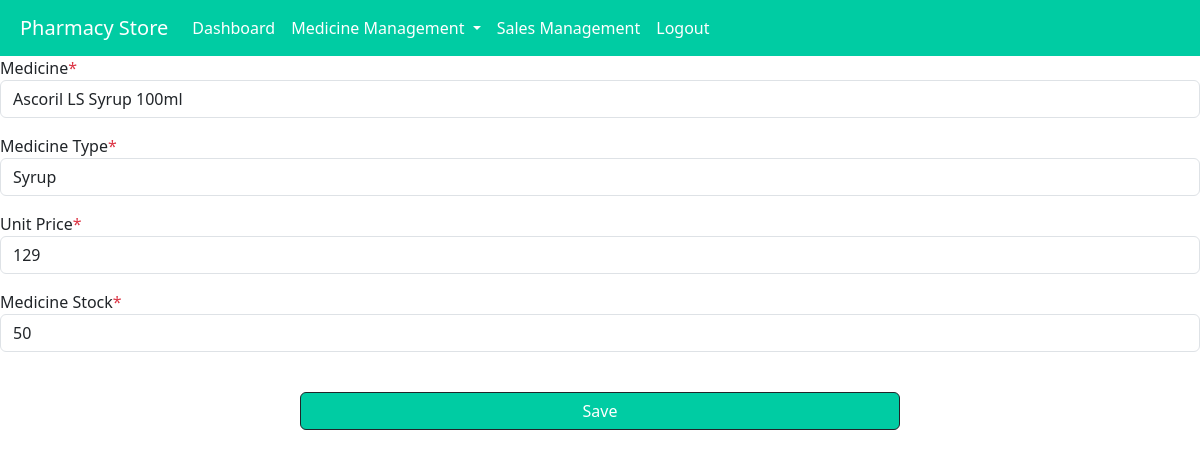
/editmedicine/22, run on the app's committed database.
### app1/models.py (models this page shows, shortened)
class Medicine(models.Model):
    medicinename=models.CharField(max_length=50)
    medicinetype=models.CharField(max_length=50)
    medicinestock=models.CharField(max_length=50)
    medicineprice=models.CharField(max_length=50)

### app1/views.py (the view)
# urls.py: path('editmedicine/<int:id>', views.editmedicine, name='editmedicine'),
def editmedicine(request,id):
    data = Medicine.objects.get(id=id)
    if request.method == "POST":
        newmedicinename = request.POST['newmedicinename']
        newmedicinetype = request.POST['newmedicinetype']
        newmedicineprice = request.POST['newmedicineprice']
        newmedicinestock = request.POST['newmedicinestock']
        try:
            data = Medicine.objects.get(id=id)
            if data.id == id:
                data.medicinename = newmedicinename
                data.medicinetype = newmedicinetype
                data.medicineprice = newmedicineprice
                data.medicinestock = newmedicinestock
                data.save()
                return redirect(controlpage)
            else:
                return HttpResponse("Book not Found")
        except Exception:
            return HttpResponse("Check the Book name")
    else:
        return render(request, 'editmedicine.html', {'data':data})

### template/editmedicine.html (shortened to what this page needs)
<!DOCTYPE html>
<html lang="en">
<head>
    <link href="https://cdn.jsdelivr.net/npm/bootstrap@5.3.2/dist/css/bootstrap.min.css" rel="stylesheet">
</head>
</head>
<body>
<nav class="navbar navbar-expand-lg navbar-light ">
  <a class="navbar-brand" style="margin-left:20px">Pharmacy Store</a>
  <div class="collapse navbar-collapse" id="navbarNav">
    <ul class="navbar-nav">
      <li class="nav-item">
        <a class="nav-link" href="#">Dashboard</a>
      </li>
      <li class="nav-item dropdown">
        <a class="nav-link dropdown-toggle" id="medicineDropdown" role="button" data-toggle="dropdown" aria-haspopup="true" aria-expanded="false">
          Medicine Management
        </a>
      </li>
      <li class="nav-item">
        <a class="nav-link" href="#">Sales Management</a>
      </li>
      <li class="nav-item">
        <a class="nav-link" href="logout">Logout</a>
      </li>
    </ul>
  </div>
</nav>
        <form action="{% url 'editmedicine' id=data.id %}" method="post">
          <div class="modal-body">
            <div class="mb-3">
                <label for="Username">Medicine<span class="text-danger">*</span></label>
                <input type="text" name="newmedicinename" class="form-control" id="Username" value="{{ data.medicinename }}">
            </div>
               <div class="modal-body">
            <div class="mb-3">
                <label for="Username">Medicine Type<span class="text-danger">*</span></label>
                <input type="text" name="newmedicinetype" class="form-control" id="Username" value="{{ data.medicinetype }}">
            </div>
                 <div class="modal-body">
            <div class="mb-3">
                <label for="Username">Unit Price<span class="text-danger">*</span></label>
                <input type="text" name="newmedicineprice" class="form-control" id="Username" value="{{ data.medicineprice }}">
            </div>
                      <div class="modal-body">
            <div class="mb-3">
                <label for="Username">Medicine Stock<span class="text-danger">*</span></label>
                <input type="number" name="newmedicinestock" class="form-control" id="Username" value="{{ data.medicinestock }}">
            </div>
          </div>
          <div class="modal-footer pt-4">
            <button type="submit" class="btn btn-dark mx-auto w-50">Save</button>
          </div>
      </form>
 </body>
</html>

### template/editmedicine.html (style rules this page uses)
body { background-color:white; counter-reset: Serial; }
nav,.modal-header,.btn { background-color:#00cca3; }
.navbar-brand,.nav-link { color:white; }

### data on the page
Medicine: newmedicinename "Ascoril LS Syrup 100ml", newmedicinetype "Syrup", newmedicineprice "129", newmedicinestock "50"
